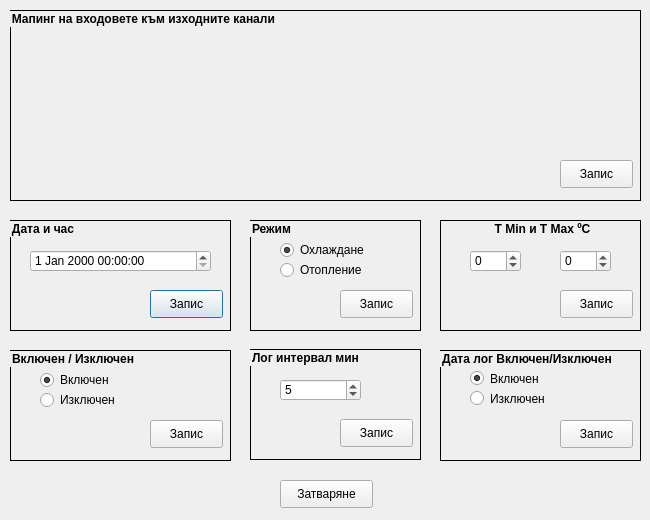
<?xml version="1.0" encoding="UTF-8"?>
<ui version="4.0">
 <class>GeneralSettingsDialog</class>
 <widget class="QDialog" name="GeneralSettingsDialog">
  <property name="geometry">
   <rect>
    <x>0</x>
    <y>0</y>
    <width>650</width>
    <height>520</height>
   </rect>
  </property>
  <property name="minimumSize">
   <size>
    <width>650</width>
    <height>520</height>
   </size>
  </property>
  <property name="maximumSize">
   <size>
    <width>650</width>
    <height>520</height>
   </size>
  </property>
  <property name="contextMenuPolicy">
   <enum>Qt::DefaultContextMenu</enum>
  </property>
  <property name="windowTitle">
   <string>Общи настройки на Мултитермостат 1</string>
  </property>
  <widget class="QGroupBox" name="groupBox">
   <property name="geometry">
    <rect>
     <x>10</x>
     <y>220</y>
     <width>221</width>
     <height>111</height>
    </rect>
   </property>
   <property name="font">
    <font>
     <weight>75</weight>
     <bold>true</bold>
    </font>
   </property>
   <property name="styleSheet">
    <string notr="true">QGroupBox {border-color: rgb(0, 0, 0);border-style: solid; border-width: 1px;}</string>
   </property>
   <property name="title">
    <string>Дата и час</string>
   </property>
   <property name="flat">
    <bool>false</bool>
   </property>
   <property name="checkable">
    <bool>false</bool>
   </property>
   <widget class="QDateTimeEdit" name="dateTimeEdit">
    <property name="geometry">
     <rect>
      <x>20</x>
      <y>30</y>
      <width>181</width>
      <height>22</height>
     </rect>
    </property>
   </widget>
   <widget class="QPushButton" name="btnSaveDateTime">
    <property name="geometry">
     <rect>
      <x>140</x>
      <y>70</y>
      <width>73</width>
      <height>28</height>
     </rect>
    </property>
    <property name="focusPolicy">
     <enum>Qt::ClickFocus</enum>
    </property>
    <property name="text">
     <string>Запис</string>
    </property>
   </widget>
  </widget>
  <widget class="QGroupBox" name="groupBox_2">
   <property name="geometry">
    <rect>
     <x>250</x>
     <y>220</y>
     <width>171</width>
     <height>111</height>
    </rect>
   </property>
   <property name="font">
    <font>
     <weight>75</weight>
     <bold>true</bold>
    </font>
   </property>
   <property name="styleSheet">
    <string notr="true">QGroupBox {border-color: rgb(0, 0, 0);border-style: solid; border-width: 1px;}</string>
   </property>
   <property name="title">
    <string>Режим</string>
   </property>
   <widget class="QRadioButton" name="radioCool">
    <property name="geometry">
     <rect>
      <x>30</x>
      <y>20</y>
      <width>111</width>
      <height>20</height>
     </rect>
    </property>
    <property name="styleSheet">
     <string notr="true">border-style: none;</string>
    </property>
    <property name="text">
     <string>Охлаждане</string>
    </property>
    <property name="checked">
     <bool>true</bool>
    </property>
   </widget>
   <widget class="QRadioButton" name="radioHeat">
    <property name="geometry">
     <rect>
      <x>30</x>
      <y>40</y>
      <width>101</width>
      <height>20</height>
     </rect>
    </property>
    <property name="styleSheet">
     <string notr="true">border-style: none;</string>
    </property>
    <property name="text">
     <string>Отопление</string>
    </property>
   </widget>
   <widget class="QPushButton" name="btnSaveMode">
    <property name="geometry">
     <rect>
      <x>90</x>
      <y>70</y>
      <width>73</width>
      <height>28</height>
     </rect>
    </property>
    <property name="focusPolicy">
     <enum>Qt::TabFocus</enum>
    </property>
    <property name="text">
     <string>Запис</string>
    </property>
   </widget>
  </widget>
  <widget class="QGroupBox" name="groupBox_3">
   <property name="geometry">
    <rect>
     <x>440</x>
     <y>220</y>
     <width>201</width>
     <height>111</height>
    </rect>
   </property>
   <property name="font">
    <font>
     <weight>75</weight>
     <bold>true</bold>
    </font>
   </property>
   <property name="styleSheet">
    <string notr="true">QGroupBox {border-color: rgb(0, 0, 0);border-style: solid; border-width: 1px;}</string>
   </property>
   <property name="title">
    <string>T Min и T Max ºC</string>
   </property>
   <property name="alignment">
    <set>Qt::AlignCenter</set>
   </property>
   <widget class="QSpinBox" name="spinTmin">
    <property name="geometry">
     <rect>
      <x>30</x>
      <y>30</y>
      <width>51</width>
      <height>22</height>
     </rect>
    </property>
    <property name="inputMethodHints">
     <set>Qt::ImhFormattedNumbersOnly</set>
    </property>
    <property name="buttonSymbols">
     <enum>QAbstractSpinBox::UpDownArrows</enum>
    </property>
    <property name="minimum">
     <number>-99</number>
    </property>
    <property name="maximum">
     <number>199</number>
    </property>
   </widget>
   <widget class="QPushButton" name="btnSaveTminTmax">
    <property name="geometry">
     <rect>
      <x>120</x>
      <y>70</y>
      <width>73</width>
      <height>28</height>
     </rect>
    </property>
    <property name="focusPolicy">
     <enum>Qt::TabFocus</enum>
    </property>
    <property name="text">
     <string>Запис</string>
    </property>
   </widget>
   <widget class="QSpinBox" name="spinTmax">
    <property name="geometry">
     <rect>
      <x>120</x>
      <y>30</y>
      <width>51</width>
      <height>22</height>
     </rect>
    </property>
    <property name="buttonSymbols">
     <enum>QAbstractSpinBox::UpDownArrows</enum>
    </property>
    <property name="minimum">
     <number>-99</number>
    </property>
    <property name="maximum">
     <number>199</number>
    </property>
   </widget>
  </widget>
  <widget class="QGroupBox" name="groupInOutMap">
   <property name="geometry">
    <rect>
     <x>10</x>
     <y>10</y>
     <width>631</width>
     <height>191</height>
    </rect>
   </property>
   <property name="font">
    <font>
     <weight>75</weight>
     <bold>true</bold>
    </font>
   </property>
   <property name="styleSheet">
    <string notr="true">QGroupBox { border-color: rgb(0, 0, 0);border-style: solid; border-width: 1px; }</string>
   </property>
   <property name="title">
    <string>Мапинг на входовете към изходните канали </string>
   </property>
   <widget class="QPushButton" name="btnSaveRouting">
    <property name="geometry">
     <rect>
      <x>550</x>
      <y>150</y>
      <width>73</width>
      <height>28</height>
     </rect>
    </property>
    <property name="focusPolicy">
     <enum>Qt::TabFocus</enum>
    </property>
    <property name="text">
     <string>Запис</string>
    </property>
   </widget>
  </widget>
  <widget class="QPushButton" name="btnClose">
   <property name="geometry">
    <rect>
     <x>280</x>
     <y>480</y>
     <width>93</width>
     <height>28</height>
    </rect>
   </property>
   <property name="focusPolicy">
    <enum>Qt::TabFocus</enum>
   </property>
   <property name="text">
    <string>Затваряне</string>
   </property>
  </widget>
  <widget class="QGroupBox" name="groupBox_5">
   <property name="geometry">
    <rect>
     <x>10</x>
     <y>350</y>
     <width>221</width>
     <height>111</height>
    </rect>
   </property>
   <property name="font">
    <font>
     <weight>75</weight>
     <bold>true</bold>
    </font>
   </property>
   <property name="styleSheet">
    <string notr="true">QGroupBox {border-color: rgb(0, 0, 0);border-style: solid; border-width: 1px;}</string>
   </property>
   <property name="title">
    <string>Включен / Изключен</string>
   </property>
   <widget class="QRadioButton" name="radioOn">
    <property name="geometry">
     <rect>
      <x>30</x>
      <y>20</y>
      <width>95</width>
      <height>20</height>
     </rect>
    </property>
    <property name="styleSheet">
     <string notr="true">border-style: none;</string>
    </property>
    <property name="text">
     <string>Включен</string>
    </property>
    <property name="checked">
     <bool>true</bool>
    </property>
   </widget>
   <widget class="QRadioButton" name="radioOff">
    <property name="geometry">
     <rect>
      <x>30</x>
      <y>40</y>
      <width>95</width>
      <height>20</height>
     </rect>
    </property>
    <property name="styleSheet">
     <string notr="true">border-style: none;</string>
    </property>
    <property name="text">
     <string>Изключен</string>
    </property>
   </widget>
   <widget class="QPushButton" name="btnSaveOnOff">
    <property name="geometry">
     <rect>
      <x>140</x>
      <y>70</y>
      <width>73</width>
      <height>28</height>
     </rect>
    </property>
    <property name="focusPolicy">
     <enum>Qt::TabFocus</enum>
    </property>
    <property name="text">
     <string>Запис</string>
    </property>
   </widget>
  </widget>
  <widget class="QGroupBox" name="groupBox_6">
   <property name="geometry">
    <rect>
     <x>250</x>
     <y>349</y>
     <width>171</width>
     <height>111</height>
    </rect>
   </property>
   <property name="font">
    <font>
     <weight>75</weight>
     <bold>true</bold>
    </font>
   </property>
   <property name="styleSheet">
    <string notr="true">QGroupBox {border-color: rgb(0, 0, 0);border-style: solid; border-width: 1px;}</string>
   </property>
   <property name="title">
    <string>Лог интервал мин</string>
   </property>
   <widget class="QSpinBox" name="spinLogInterval">
    <property name="geometry">
     <rect>
      <x>30</x>
      <y>30</y>
      <width>81</width>
      <height>22</height>
     </rect>
    </property>
    <property name="minimum">
     <number>1</number>
    </property>
    <property name="maximum">
     <number>9999</number>
    </property>
    <property name="value">
     <number>5</number>
    </property>
   </widget>
   <widget class="QPushButton" name="btnSaveLogInterval">
    <property name="geometry">
     <rect>
      <x>90</x>
      <y>70</y>
      <width>73</width>
      <height>28</height>
     </rect>
    </property>
    <property name="focusPolicy">
     <enum>Qt::TabFocus</enum>
    </property>
    <property name="text">
     <string>Запис</string>
    </property>
   </widget>
  </widget>
  <widget class="QGroupBox" name="groupBox_4">
   <property name="geometry">
    <rect>
     <x>440</x>
     <y>350</y>
     <width>201</width>
     <height>111</height>
    </rect>
   </property>
   <property name="font">
    <font>
     <weight>75</weight>
     <bold>true</bold>
    </font>
   </property>
   <property name="styleSheet">
    <string notr="true">QGroupBox {border-color: rgb(0, 0, 0);border-style: solid; border-width: 1px;}</string>
   </property>
   <property name="title">
    <string>Дата лог Включен/Изключен</string>
   </property>
   <widget class="QRadioButton" name="radioDatalogOn">
    <property name="geometry">
     <rect>
      <x>30</x>
      <y>20</y>
      <width>82</width>
      <height>17</height>
     </rect>
    </property>
    <property name="text">
     <string>Включен</string>
    </property>
    <property name="checked">
     <bool>true</bool>
    </property>
   </widget>
   <widget class="QRadioButton" name="radioDatalogOff">
    <property name="geometry">
     <rect>
      <x>30</x>
      <y>40</y>
      <width>82</width>
      <height>17</height>
     </rect>
    </property>
    <property name="text">
     <string>Изключен</string>
    </property>
   </widget>
   <widget class="QPushButton" name="btnSaveDatalogOnOff">
    <property name="geometry">
     <rect>
      <x>120</x>
      <y>70</y>
      <width>73</width>
      <height>28</height>
     </rect>
    </property>
    <property name="focusPolicy">
     <enum>Qt::TabFocus</enum>
    </property>
    <property name="text">
     <string>Запис</string>
    </property>
   </widget>
  </widget>
 </widget>
 <resources/>
 <connections>
  <connection>
   <sender>btnClose</sender>
   <signal>clicked()</signal>
   <receiver>GeneralSettingsDialog</receiver>
   <slot>close()</slot>
   <hints>
    <hint type="sourcelabel">
     <x>556</x>
     <y>263</y>
    </hint>
    <hint type="destinationlabel">
     <x>331</x>
     <y>160</y>
    </hint>
   </hints>
  </connection>
 </connections>
</ui>
